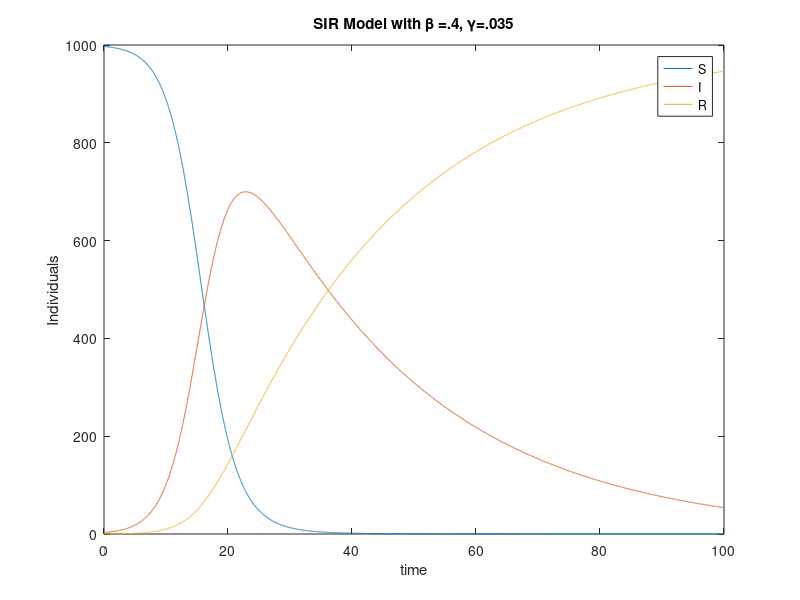

This figure's MATLAB source:
%{
This script solves outputs a graph of the SIR model using Euler's method.

The system of DEs is:
dS/dt=-B*I*S/N
dI/dt=B*I*S/N-GI-MI
dR/dt=GI

S is susceptible
I is infected
R is recovered
N is total population

At any time, S+I+R=N
and dS/dt+dI/dt+dR/dt=0

%}

clear;
N=1000; % Population size
h=.01; % Step size

I(1)=3; % initial infected
S(1)=N-I(1); % initial susceptible
R(1)=0; % intial recovered

B=.4; % this is beta
G=.035; % this is gamma

n=10000; % number of t-values
t_max=h*n; % adjust n and h to adjust t_max

t=0:h:t_max;

for i=1:n
    S(i+1)=S(i)+h*(-1*B*I(i)*S(i))/N;
    I(i+1)=I(i)+h*((B*I(i)*S(i))/N-(G)*I(i));
    R(i+1)=R(i)+h*G*I(i);
end

plot(t,S,t,I,t,R)
legend('S','I','R');
xlabel('time');
ylabel('Individuals');
title('SIR Model with \beta =.4, \gamma=.035');
